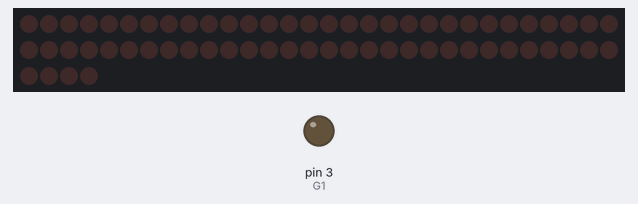
The sketch below on a simulated Arduino Uno, built with avr-gcc and run on an emulated ATmega328P. On the bench: 64 shift-register outputs drawn as a row of LEDs (first output left, lit = HIGH), output pins drawn as LEDs (lit = HIGH). Wiring (inferred from the names in the program): 8 × shift register (74HC595): data pin 2; shift clock A0; latch A1; OE pin 9. Wiring (inferred from the signals the program sends): row of LEDs: on Q0, Q1, Q2, Q3, Q4, Q5, Q6, Q7, Q8, Q9, Q10, Q11, Q12, Q13, Q14, Q15, Q16, Q17, Q18, Q19, Q20, Q21, Q22, Q23, Q24, Q25, Q26, Q27, Q28, Q29, Q30, Q31, Q32, Q33, Q34, Q35, Q36, Q37, Q38, Q39, Q40, Q41, Q42, Q43, Q44, Q45, Q46, Q47, Q48, Q49, Q50, Q51, Q52, Q53, Q54, Q55, Q56, Q57, Q58, Q59, Q60, Q61, Q62, Q63. Pins used as bus, display or sensor lines are not drawn.

Above: at 0.1 s.
At 39.7 s:
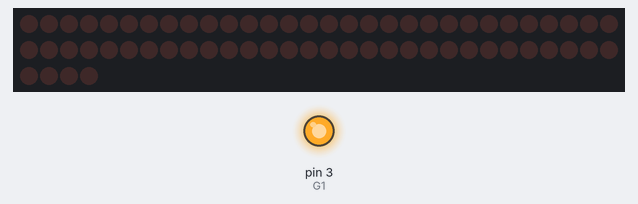
Timing chart, 0 to 40.0 s (numbered marks = the images above):
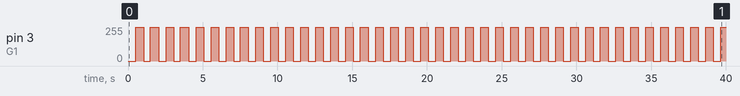

The sketch:

LEDPanelTest.ino
```cpp
/*
  RGB LED Panel 32x64 testings


 */

const int OE = 9; // High disables Panel, Atmega8: 9,10,11
const int R1 = 2;
const int G1 = 3;
const int CLK = A0;
const int LAT = A1;


void panelShiftOut(uint8_t clockPin, uint8_t bitOrder,
          uint8_t r1, uint8_t g1)
{
    uint8_t i;

    for (i = 0; i < 8; i++)  {
        if (bitOrder == LSBFIRST) {
            //digitalWrite(dataPin, !!(val & (1 << i)));
        } else {
            digitalWrite(R1, !!(r1 & (1 << (7 - i))));
            digitalWrite(G1, !!(g1 & (1 << (7 - i))));
        }

        digitalWrite(clockPin, HIGH);
        digitalWrite(clockPin, LOW);
    }
}


void setup() {
  // initialize serial communications at 9600 bps:
  //Serial.begin(9600);
  pinMode(R1, OUTPUT);
  pinMode(G1, OUTPUT);
  pinMode(CLK, OUTPUT);
  pinMode(LAT, OUTPUT);

  analogWrite(OE, 250); // 0=bright, 255=dim
  digitalWrite(LAT, LOW);

}

void loop() {
  for (int out=0; out<256; out++) {
    panelShiftOut(CLK, MSBFIRST, out,0);
    panelShiftOut(CLK, MSBFIRST, 0,0);
    panelShiftOut(CLK, MSBFIRST, 0,0);
    panelShiftOut(CLK, MSBFIRST, 0,out);
    panelShiftOut(CLK, MSBFIRST, 0,0);
    panelShiftOut(CLK, MSBFIRST, 0,0);
    panelShiftOut(CLK, MSBFIRST, 0,0);
    panelShiftOut(CLK, MSBFIRST, out,out);

    digitalWrite(LAT, HIGH);
    digitalWrite(LAT, LOW);

    delay(500);
  }
}
```

Measured:
- by itself, pin 3 (G1): 0/255 → 255/255 at 0.50 s, → 0/255 0.54 s later, → 255/255 0.46 s later, → 0/255 0.54 s later, … (90 changes in this stretch)
